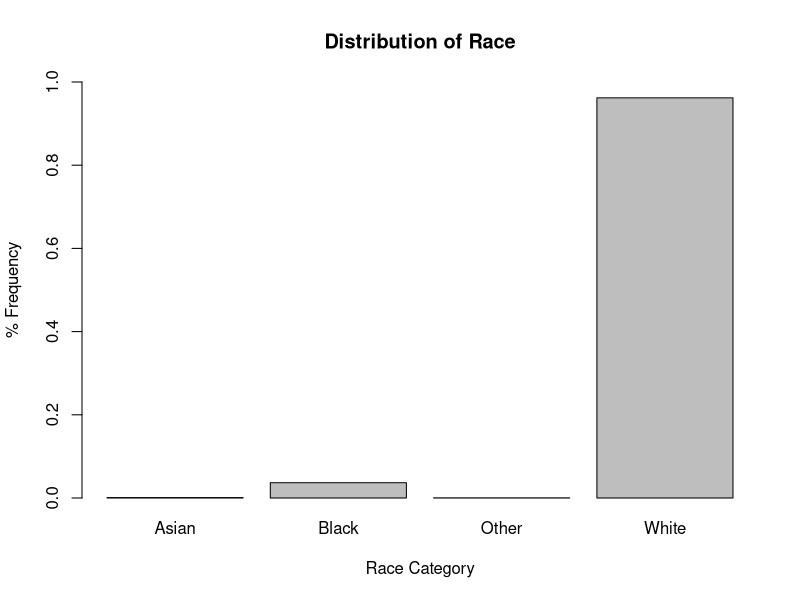

Recreate this plot in R. (Note: this script raises an error after producing the figure.)
# Set work directory for local system
setwd("C:\\Users\\stack\\Dropbox\\Berkeley\\Spring_2018\\Lab 1\\Cancer_EDA\\w203.4_lab1")

# Import car
library(car)

# Import Data 
df <- read.csv("cancer.csv")

summary(df)

# Derive outcome CaseRate from abgAnnCount to normalize for population

df["CaseRate"] <- (df$avgAnnCount/df$popEst2015) * 100000

df["RaceCat"] <- apply(df[,c("PctBlack", "PctAsian", "PctWhite", "PctOtherRace")], 1, function(x) {
    check = max(x)
    if (check == x[1]) {
      return <- "Black"
    } else if (check == x[2]) {
        return <- "Asian"
    } else if (check == x[3]) {
      return <-"White"
    } else {
      return <-"Other"
    }
})

barplot(prop.table(table(df$RaceCat)), ylim=c(0,1),
        ylab="% Frequency", xlab="Race Category",
        main="Distribution of Race")


# Create groupings of columns I want to look at
outcome <- c("Geography", "deathRate")

pop <- c("popEst2015", "BirthRate")

age <- c("MedianAge", "MedianAgeFemale", "MedianAgeMale")

household <- c("AvgHouseholdSize", "PercentMarried")

race <- c("PctBlack", "PctAsian", "PctWhite", "PctOtherRace")

###########################
# Population vs. outcomes #
###########################
df_pop <- df[df$CaseRate <= 2000,c(outcome,pop)]

summary(df_pop)

# Case Rate
scatterplotMatrix(data=df_pop, ~CaseRate + popEst2015 + BirthRate,
                  diagonal="histogram")

cor(df_pop[, c("CaseRate", "popEst2015", "BirthRate")])

### Note - Don't see anything of interest here

# Death Rate - NEED TO ADJUST SOMEHOW
scatterplotMatrix(data=df_pop, ~deathRate + popEst2015 + BirthRate,
                  diagonal="histogram")
cor(df_pop[, c("deathRate", "popEst2015", "BirthRate")])


####################
# Age vs. outcomes #
####################

df_age <- df[df$CaseRate <= 2000,c(outcome,age)]
df_age2 <- df[df$CaseRate > 2000,c(outcome,age)]

summary(df_age)

# Excluding clear outliers because median age > 100 is implausible
# Because of this, looking at MedianAge separately from individual sexes
scatterplotMatrix(data=df_age[df_age$MedianAge < 100, ], ~CaseRate + MedianAge,
                  diagonal="histogram")

cor(df_age[df_age$MedianAge < 100, c("CaseRate", "MedianAge")])

scatterplotMatrix(data=df_age, ~CaseRate + MedianAgeFemale + MedianAgeMale,
                  diagonal="histogram")

cor(df_age[, c("CaseRate", "MedianAgeFemale", "MedianAgeMale")])

# Death rate
scatterplotMatrix(data=df_age[df_age$MedianAge < 100, ], ~deathRate + MedianAge,
                  diagonal="histogram")

cor(df_age[df_age$MedianAge < 100, c("deathRate", "MedianAge")])

cor(df_age[, c("deathRate", "MedianAgeFemale", "MedianAgeMale")])

# When we restrict the same to case rates < .02 (Poor way of balancing for outliers)
# there's a strong correlation between age and case rates, which is to be expected 
# because the incidence rate of cancer naturally grows as people get older.
# 
# Interestingly, the death rate doesn't have a strong correlation with 
# Median ages.
#
# The characteristics of the case rates > .02 should be examined further

###########################
# Households vs. outcomes #
###########################

df_house <- df[df$CaseRate <= 2000,c(outcome, household)]

summary(df_house)

scatterplotMatrix(data=df_house, ~CaseRate + AvgHouseholdSize + PercentMarried,
                  diagonal="histogram")

cor(df_house[, c("CaseRate", "AvgHouseholdSize", "PercentMarried")])

# Aversage household size has a slight negative relationship with the CaseRate, while
# PercentMarried has a slight postiive relationship, which is a bit interesting.

#####################
# Race vs. outcomes #
#####################

df_race <- df[,c(outcome, race)]


summary(df_race)

scatterplotMatrix(data=df_race, ~CaseRate + PctBlack + PctAsian + PctWhite + PctOtherRace,
                  diagonal="histogram")

cor(df_race[, c("CaseRate", "PctBlack", "PctAsian", "PctWhite", "PctOtherRace")])

scatterplotMatrix(data=df_race, ~deathRate + PctBlack + PctAsian + PctWhite + PctOtherRace,
                  diagonal="histogram")

cor(df_race[, c("deathRate", "PctBlack", "PctAsian", "PctWhite", "PctOtherRace")])

# Make a function to bin the % Races to groups of 25% and boxplot
bplot_race <- function(race, dep, racec, rate) {
  race_bin = cut(race, breaks = c(0, 25, 50, 75, 100), label = 
                 c("LOW", "LOW-MID", "MID-HIGH", "HIGH"))
  
  boxplot(dep ~ race_bin, data=df_race, 
          main = paste("Percent ", racec, " Split by 25%"),
          ylab=paste(rate, " Rate"))
}

# Black
bplot_race(df_race$PctBlack,df_race$CaseRate, "Black", "Case")
bplot_race(df_race$PctBlack,df_race$deathRate, "Black", "Death")

# Asian
bplot_race(df_race$PctAsian,df_race$CaseRate,"Asian", "Case")
bplot_race(df_race$PctAsian,df_race$deathRate, "Asian", "Death")

# White
bplot_race(df_race$PctWhite,df_race$CaseRate, "White", "Case")
bplot_race(df_race$PctWhite,df_race$deathRate, "White", "Death")

# Other
bplot_race(df_race$PctOtherRace,df_race$CaseRate, "Other Race", "Case")
bplot_race(df_race$PctOtherRace,df_race$deathRate, "Other Race", "Death")

r_cor = round(cor(df$PctBlack, df$deathRate,  use = 'complete.obs'),5)
scatterplot(df$PctBlack, df$deathRate,  xlab="Percentage Black", 
            ylab="Death Rate",main="Cancer death rate vs. Percent Black",legend ('topleft',bty='n',
            legend=paste('r=',r_cor) ), col=c('red','green', rgb(0,0,0,100,maxColorValue=255)))

# PctBlack in a commuity doesn't seem to have a significant relationship,
# while PctAsian seems to have a negative relationship. PctWhite is the only race
# with a positive relationship, and PctOtherRace has the most significant negative
# relationship
#
# Asian and Black have higher standard deviations than Asian or PctOtherRace

summary(df$RaceCat)
cat("Mean Death Rate in Black communities: ", mean(df[df$RaceCat == "Black", ]$deathRate))
cat("Mean Death Rate in White communities: ", mean(df[df$RaceCat == "White", ]$deathRate))
cat("Mean Death Rate in Asian communities: ", mean(df[df$RaceCat == "Asian", ]$deathRate))
cat("Mean Death Rate in communities other race: ", mean(df[df$RaceCat == "Other", ]$deathRate))

cat("Mean Incidence Rate in Black communities: ", 
    mean(df[df$RaceCat == "Black" & df$CaseRate < 2000, ]$CaseRate))
cat("Mean Incidence Rate in White communities: ", 
    mean(df[df$RaceCat == "White" & df$CaseRate < 2000, ]$deathRate))
cat("Mean Incidence Rate in Asian communities: ", 
    mean(df[df$RaceCat == "Asian" & df$CaseRate < 2000, ]$deathRate))
cat("Mean Incidence Rate in communities other race: ", 
    mean(df[df$RaceCat == "Other" & df$CaseRate < 2000, ]$deathRate))

test <- function(race) {
  x <- df[df$CaseRate <= 2000 & df$RaceCat == race, ]
  
  cat("Correlation between Death Rate and Incidence Rate for ", race, " Communities",
      cor(x$CaseRate, x$deathRate))
}

test("Black")
test("Asian")
test("White")
test("Other")


x <- names(df)[!names(df) %in% c("deathRate", "X")]

vars <- c()
cors <- c()

for (i in x) { 
  if (class(df[ ,i]) == "numeric") {
    vars <- c(vars,i)
    cors <- c(cors,round(cor(df$deathRate,df[ ,i]),digits = 4))
  }
}

cor_df = data.frame(vars,cors)
cor_df <- cor_df[order(abs(cor_df$cors),decreasing=T),]
